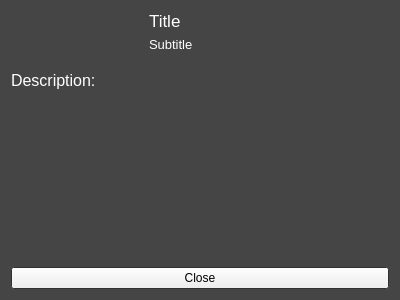
<?xml version="1.0" encoding="UTF-8"?>
<ui version="4.0">
 <class>programInfo</class>
 <widget class="QWidget" name="programInfo">
  <property name="geometry">
   <rect>
    <x>0</x>
    <y>0</y>
    <width>400</width>
    <height>300</height>
   </rect>
  </property>
  <property name="palette">
   <palette>
    <active>
     <colorrole role="Base">
      <brush brushstyle="SolidPattern">
       <color alpha="255">
        <red>255</red>
        <green>255</green>
        <blue>255</blue>
       </color>
      </brush>
     </colorrole>
     <colorrole role="Window">
      <brush brushstyle="SolidPattern">
       <color alpha="255">
        <red>69</red>
        <green>69</green>
        <blue>69</blue>
       </color>
      </brush>
     </colorrole>
    </active>
    <inactive>
     <colorrole role="Base">
      <brush brushstyle="SolidPattern">
       <color alpha="255">
        <red>255</red>
        <green>255</green>
        <blue>255</blue>
       </color>
      </brush>
     </colorrole>
     <colorrole role="Window">
      <brush brushstyle="SolidPattern">
       <color alpha="255">
        <red>69</red>
        <green>69</green>
        <blue>69</blue>
       </color>
      </brush>
     </colorrole>
    </inactive>
    <disabled>
     <colorrole role="Base">
      <brush brushstyle="SolidPattern">
       <color alpha="255">
        <red>69</red>
        <green>69</green>
        <blue>69</blue>
       </color>
      </brush>
     </colorrole>
     <colorrole role="Window">
      <brush brushstyle="SolidPattern">
       <color alpha="255">
        <red>69</red>
        <green>69</green>
        <blue>69</blue>
       </color>
      </brush>
     </colorrole>
    </disabled>
   </palette>
  </property>
  <property name="windowTitle">
   <string>Form</string>
  </property>
  <layout class="QGridLayout" name="gridLayout">
   <item row="0" column="0">
    <layout class="QVBoxLayout" name="verticalLayout_3">
     <item>
      <widget class="QLabel" name="channelIcon">
       <property name="maximumSize">
        <size>
         <width>132</width>
         <height>99</height>
        </size>
       </property>
       <property name="text">
        <string/>
       </property>
       <property name="pixmap">
        <pixmap resource="MythDroid.qrc">:/tv.png</pixmap>
       </property>
       <property name="scaledContents">
        <bool>true</bool>
       </property>
      </widget>
     </item>
     <item>
      <spacer name="verticalSpacer_2">
       <property name="orientation">
        <enum>Qt::Vertical</enum>
       </property>
       <property name="sizeHint" stdset="0">
        <size>
         <width>20</width>
         <height>40</height>
        </size>
       </property>
      </spacer>
     </item>
    </layout>
   </item>
   <item row="0" column="1">
    <layout class="QVBoxLayout" name="verticalLayout_2">
     <item>
      <widget class="QLabel" name="programTitle">
       <property name="palette">
        <palette>
         <active>
          <colorrole role="WindowText">
           <brush brushstyle="SolidPattern">
            <color alpha="255">
             <red>255</red>
             <green>255</green>
             <blue>255</blue>
            </color>
           </brush>
          </colorrole>
          <colorrole role="Text">
           <brush brushstyle="SolidPattern">
            <color alpha="255">
             <red>255</red>
             <green>255</green>
             <blue>255</blue>
            </color>
           </brush>
          </colorrole>
         </active>
         <inactive>
          <colorrole role="WindowText">
           <brush brushstyle="SolidPattern">
            <color alpha="255">
             <red>255</red>
             <green>255</green>
             <blue>255</blue>
            </color>
           </brush>
          </colorrole>
          <colorrole role="Text">
           <brush brushstyle="SolidPattern">
            <color alpha="255">
             <red>255</red>
             <green>255</green>
             <blue>255</blue>
            </color>
           </brush>
          </colorrole>
         </inactive>
         <disabled>
          <colorrole role="WindowText">
           <brush brushstyle="SolidPattern">
            <color alpha="255">
             <red>69</red>
             <green>69</green>
             <blue>69</blue>
            </color>
           </brush>
          </colorrole>
          <colorrole role="Text">
           <brush brushstyle="SolidPattern">
            <color alpha="255">
             <red>69</red>
             <green>69</green>
             <blue>69</blue>
            </color>
           </brush>
          </colorrole>
         </disabled>
        </palette>
       </property>
       <property name="font">
        <font>
         <pointsize>13</pointsize>
        </font>
       </property>
       <property name="text">
        <string>Title</string>
       </property>
      </widget>
     </item>
     <item>
      <widget class="QLabel" name="programSubtitle">
       <property name="palette">
        <palette>
         <active>
          <colorrole role="WindowText">
           <brush brushstyle="SolidPattern">
            <color alpha="255">
             <red>255</red>
             <green>255</green>
             <blue>255</blue>
            </color>
           </brush>
          </colorrole>
         </active>
         <inactive>
          <colorrole role="WindowText">
           <brush brushstyle="SolidPattern">
            <color alpha="255">
             <red>255</red>
             <green>255</green>
             <blue>255</blue>
            </color>
           </brush>
          </colorrole>
         </inactive>
         <disabled>
          <colorrole role="WindowText">
           <brush brushstyle="SolidPattern">
            <color alpha="255">
             <red>69</red>
             <green>69</green>
             <blue>69</blue>
            </color>
           </brush>
          </colorrole>
         </disabled>
        </palette>
       </property>
       <property name="font">
        <font>
         <pointsize>10</pointsize>
        </font>
       </property>
       <property name="text">
        <string>Subtitle</string>
       </property>
      </widget>
     </item>
     <item>
      <spacer name="verticalSpacer">
       <property name="orientation">
        <enum>Qt::Vertical</enum>
       </property>
       <property name="sizeHint" stdset="0">
        <size>
         <width>20</width>
         <height>40</height>
        </size>
       </property>
      </spacer>
     </item>
    </layout>
   </item>
   <item row="1" column="0" colspan="2">
    <layout class="QVBoxLayout" name="verticalLayout">
     <item>
      <widget class="QLabel" name="label">
       <property name="palette">
        <palette>
         <active>
          <colorrole role="WindowText">
           <brush brushstyle="SolidPattern">
            <color alpha="255">
             <red>255</red>
             <green>255</green>
             <blue>255</blue>
            </color>
           </brush>
          </colorrole>
         </active>
         <inactive>
          <colorrole role="WindowText">
           <brush brushstyle="SolidPattern">
            <color alpha="255">
             <red>255</red>
             <green>255</green>
             <blue>255</blue>
            </color>
           </brush>
          </colorrole>
         </inactive>
         <disabled>
          <colorrole role="WindowText">
           <brush brushstyle="SolidPattern">
            <color alpha="255">
             <red>69</red>
             <green>69</green>
             <blue>69</blue>
            </color>
           </brush>
          </colorrole>
         </disabled>
        </palette>
       </property>
       <property name="font">
        <font>
         <pointsize>12</pointsize>
        </font>
       </property>
       <property name="text">
        <string>Description:</string>
       </property>
      </widget>
     </item>
     <item>
      <widget class="QTextEdit" name="textEdit">
       <property name="palette">
        <palette>
         <active>
          <colorrole role="WindowText">
           <brush brushstyle="SolidPattern">
            <color alpha="255">
             <red>255</red>
             <green>255</green>
             <blue>255</blue>
            </color>
           </brush>
          </colorrole>
          <colorrole role="Text">
           <brush brushstyle="SolidPattern">
            <color alpha="255">
             <red>255</red>
             <green>255</green>
             <blue>255</blue>
            </color>
           </brush>
          </colorrole>
          <colorrole role="Base">
           <brush brushstyle="SolidPattern">
            <color alpha="255">
             <red>69</red>
             <green>69</green>
             <blue>69</blue>
            </color>
           </brush>
          </colorrole>
         </active>
         <inactive>
          <colorrole role="WindowText">
           <brush brushstyle="SolidPattern">
            <color alpha="255">
             <red>255</red>
             <green>255</green>
             <blue>255</blue>
            </color>
           </brush>
          </colorrole>
          <colorrole role="Text">
           <brush brushstyle="SolidPattern">
            <color alpha="255">
             <red>255</red>
             <green>255</green>
             <blue>255</blue>
            </color>
           </brush>
          </colorrole>
          <colorrole role="Base">
           <brush brushstyle="SolidPattern">
            <color alpha="255">
             <red>69</red>
             <green>69</green>
             <blue>69</blue>
            </color>
           </brush>
          </colorrole>
         </inactive>
         <disabled>
          <colorrole role="WindowText">
           <brush brushstyle="SolidPattern">
            <color alpha="255">
             <red>69</red>
             <green>69</green>
             <blue>69</blue>
            </color>
           </brush>
          </colorrole>
          <colorrole role="Text">
           <brush brushstyle="SolidPattern">
            <color alpha="255">
             <red>69</red>
             <green>69</green>
             <blue>69</blue>
            </color>
           </brush>
          </colorrole>
          <colorrole role="Base">
           <brush brushstyle="SolidPattern">
            <color alpha="255">
             <red>69</red>
             <green>69</green>
             <blue>69</blue>
            </color>
           </brush>
          </colorrole>
         </disabled>
        </palette>
       </property>
       <property name="font">
        <font>
         <pointsize>10</pointsize>
        </font>
       </property>
       <property name="frameShape">
        <enum>QFrame::NoFrame</enum>
       </property>
       <property name="frameShadow">
        <enum>QFrame::Plain</enum>
       </property>
       <property name="verticalScrollBarPolicy">
        <enum>Qt::ScrollBarAlwaysOff</enum>
       </property>
       <property name="horizontalScrollBarPolicy">
        <enum>Qt::ScrollBarAlwaysOff</enum>
       </property>
       <property name="readOnly">
        <bool>true</bool>
       </property>
      </widget>
     </item>
    </layout>
   </item>
   <item row="2" column="0" colspan="2">
    <spacer name="verticalSpacer_3">
     <property name="orientation">
      <enum>Qt::Vertical</enum>
     </property>
     <property name="sizeHint" stdset="0">
      <size>
       <width>20</width>
       <height>18</height>
      </size>
     </property>
    </spacer>
   </item>
   <item row="3" column="0" colspan="2">
    <widget class="QPushButton" name="pushButtonClose">
     <property name="text">
      <string>Close</string>
     </property>
    </widget>
   </item>
  </layout>
 </widget>
 <resources>
  <include location="MythDroid.qrc"/>
 </resources>
 <connections>
  <connection>
   <sender>pushButtonClose</sender>
   <signal>clicked()</signal>
   <receiver>programInfo</receiver>
   <slot>close()</slot>
   <hints>
    <hint type="sourcelabel">
     <x>96</x>
     <y>280</y>
    </hint>
    <hint type="destinationlabel">
     <x>89</x>
     <y>202</y>
    </hint>
   </hints>
  </connection>
 </connections>
</ui>
